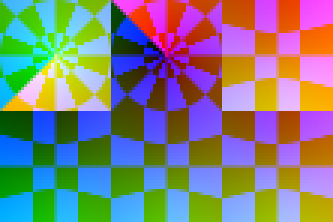
#> input picture reference/samples/pano_test_atlas_f37.png, 111 x 74 px (shown 3 times larger)
$ python sky_convert.py to-pano samples/pano_test_atlas_f37.png out.png
#> lines starting #> are read from the running program, lines starting #| are printed output that depends on the picture
#> in main, img is the input picture: shape (74, 111, 3); mean R, G, B 127.6, 127, 127.5
#!/usr/bin/env python3
"""
Convert between a Nuit / OptiFine 3:2 skybox atlas and an equirectangular panorama.

    python sky_convert.py to-pano  atlas.png pano.png  [--width 8192]
    python sky_convert.py to-atlas pano.png  atlas.png [--face 2048]

Atlas layout (face size F, atlas 3F x 2F):

    +--------+--------+--------+
    | Bottom |  Top   | South  |
    +--------+--------+--------+
    |  West  | North  |  East  |
    +--------+--------+--------+

Panorama convention (width W, height W/2):
    * x = 0 sits on the South-West cube corner, and x increases turning right
      (as seen from inside), so the strip reads  West | North | East | South.
    * Face centres land at x = W/8, 3W/8, 5W/8, 7W/8  (W, N, E, S).
      Anything centred there sits in the middle of one face, clear of every
      vertical seam, and the panorama's own left/right wrap falls on a corner.
    * y = 0 is straight up, y = H/2 the horizon, y = H straight down.

Use this script for BOTH directions. Other tools may start the panorama at a
different compass heading or mirror it, so mixing converters can rotate or
flip the result.
"""
import argparse
import numpy as np
from PIL import Image

# World axes: +x = east, +y = up, -z = north (Minecraft convention).
# Each face: centre c, image-right r, image-up u. A face pixel at normalised
# (s, t), s right and t down, both in [-1, 1], looks along d = c + s*r - t*u.
FACES = {
    #          centre        right         up           atlas (col,row)
    "bottom": ((0, -1, 0), (1, 0, 0),  (0, 0, -1), (0, 0)),
    "top":    ((0, 1, 0),  (1, 0, 0),  (0, 0, 1),  (1, 0)),
    "south":  ((0, 0, 1),  (-1, 0, 0), (0, 1, 0),  (2, 0)),
    "west":   ((-1, 0, 0), (0, 0, -1), (0, 1, 0),  (0, 1)),
    "north":  ((0, 0, -1), (1, 0, 0),  (0, 1, 0),  (1, 1)),
    "east":   ((1, 0, 0),  (0, 0, 1),  (0, 1, 0),  (2, 1)),
}
YAW0 = -135.0   # yaw (deg from north, clockwise) at panorama x = 0


def _bilinear(img, x, y, wrap_x=False):
    H, W = img.shape[:2]
    x0 = np.floor(x).astype(np.int64); y0 = np.floor(y).astype(np.int64)
    fx = (x - x0)[..., None];          fy = (y - y0)[..., None]
    x1, y1 = x0 + 1, y0 + 1
    if wrap_x:
        x0 %= W; x1 %= W
    else:
        x0 = np.clip(x0, 0, W - 1); x1 = np.clip(x1, 0, W - 1)
    y0 = np.clip(y0, 0, H - 1); y1 = np.clip(y1, 0, H - 1)
    top = img[y0, x0] * (1 - fx) + img[y0, x1] * fx
    bot = img[y1, x0] * (1 - fx) + img[y1, x1] * fx
    return top * (1 - fy) + bot * fy


def atlas_to_pano(atlas, W, chunk=256):
#> called with W = 8192, chunk = 256
    A = atlas.astype(np.float32)
    F = A.shape[1] // 3
#> F = 37
    assert A.shape[0] == 2 * F, "atlas must be exactly 3:2"
    faces = {n: A[r*F:(r+1)*F, c*F:(c+1)*F] for n, (_, _, _, (c, r)) in FACES.items()}
#> faces = 6 items
    H = W // 2
    out = np.zeros((H, W, A.shape[2]), np.float32)
    names = list(FACES)
    vec = {n: [np.array(v, np.float32) for v in FACES[n][:3]] for n in names}

    lam = np.radians(YAW0 + (np.arange(W) + 0.5) / W * 360.0)
    for y0 in range(0, H, chunk):
        ys = np.arange(y0, min(H, y0 + chunk))
        phi = np.radians(90.0 - (ys + 0.5) / H * 180.0)
        L, P = np.meshgrid(lam, phi)
        d = np.stack([np.sin(L) * np.cos(P), np.sin(P), -np.cos(L) * np.cos(P)], -1).astype(np.float32)

        best = np.full(L.shape, -np.inf, np.float32); which = np.zeros(L.shape, np.int8)
        for i, n in enumerate(names):
            k = d @ vec[n][0]
            m = k > best; best[m] = k[m]; which[m] = i

        block = np.zeros(L.shape + (A.shape[2],), np.float32)
        for i, n in enumerate(names):
            m = which == i
            if not m.any():
                continue
            c, r, u = vec[n]
            dm = d[m]
            p = dm / (dm @ c)[:, None]
            s, t = p @ r, -(p @ u)
            block[m] = _bilinear(faces[n], (s + 1) / 2 * F - 0.5, (t + 1) / 2 * F - 0.5)
        out[y0:y0 + len(ys)] = block
    return out


def pano_to_atlas(pano, F):
    P_ = pano.astype(np.float32)
    H, W = P_.shape[:2]
    out = np.zeros((2 * F, 3 * F, P_.shape[2]), np.float32)
    g = (np.arange(F) + 0.5) / F * 2 - 1
    S, T = np.meshgrid(g, g)
    for n, (c, r, u, (col, row)) in FACES.items():
        c, r, u = (np.array(v, np.float32) for v in (c, r, u))
        d = c + S[..., None] * r - T[..., None] * u
        d /= np.linalg.norm(d, axis=-1, keepdims=True)
        lam = np.degrees(np.arctan2(d[..., 0], -d[..., 2]))
        phi = np.degrees(np.arcsin(np.clip(d[..., 1], -1, 1)))
        x = ((lam - YAW0) % 360.0) / 360.0 * W - 0.5
        y = (90.0 - phi) / 180.0 * H - 0.5
        out[row*F:(row+1)*F, col*F:(col+1)*F] = _bilinear(P_, x, y, wrap_x=True)
    return out


def _save(arr, path):
#> called with arr = array of shape (4096, 8192, 3), path = 'out.png'
    Image.fromarray(np.clip(np.rint(arr), 0, 255).astype(np.uint8)).save(path)
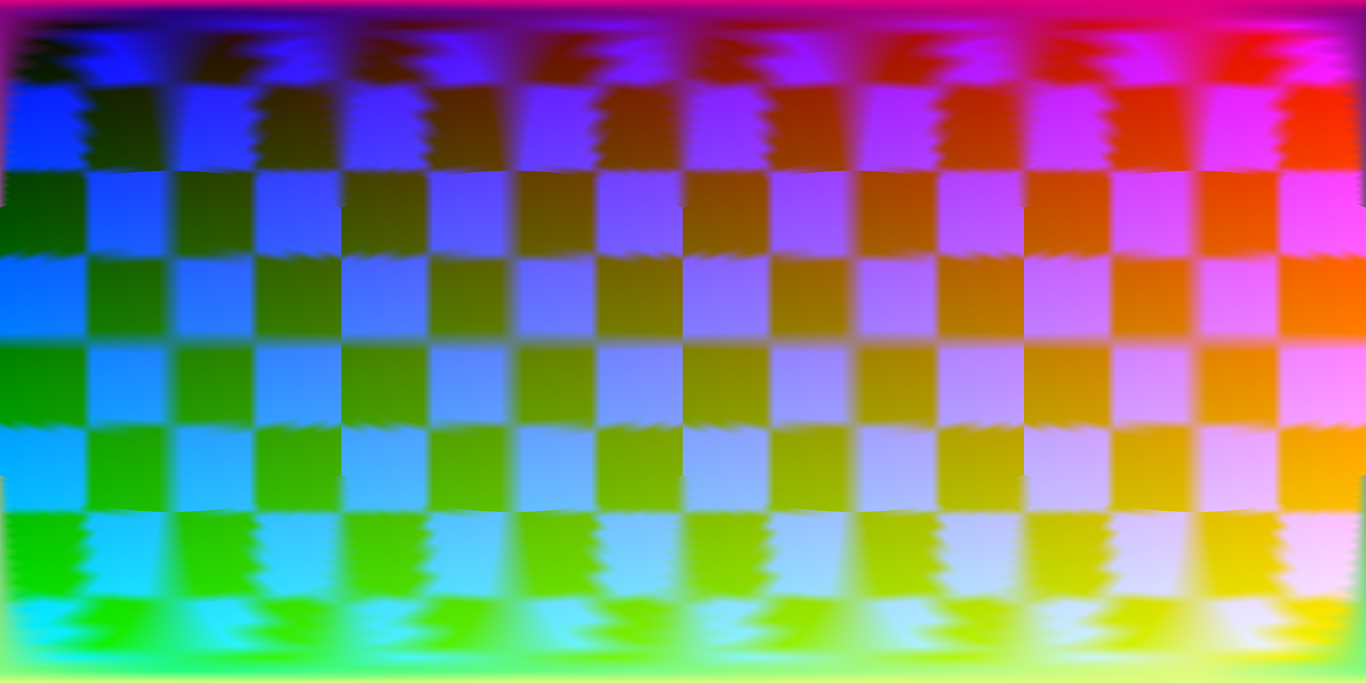
#> saved as out.png: PIL image 8192x4096 RGB (shown at 1/6 size); mean R, G, B 129.1, 127, 127.6


def main():
    ap = argparse.ArgumentParser(description=__doc__,
                                 formatter_class=argparse.RawDescriptionHelpFormatter)
    ap.add_argument("mode", choices=["to-pano", "to-atlas"])
    ap.add_argument("src"); ap.add_argument("dst")
    ap.add_argument("--width", type=int, default=8192, help="panorama width (to-pano)")
    ap.add_argument("--face", type=int, default=2048, help="face size (to-atlas)")
    a = ap.parse_args()

    img = np.asarray(Image.open(a.src).convert("RGBA"))
    img = img if img[..., 3].min() < 255 else img[..., :3]

    if a.mode == "to-pano":
        if a.width % 2:
            raise SystemExit("--width must be even")
        res = atlas_to_pano(img, a.width)
    else:
        if img.shape[1] != 2 * img.shape[0]:
            raise SystemExit(f"panorama must be exactly 2:1, got {img.shape[1]}x{img.shape[0]}")
        if 3 * a.face > 8192:
            raise SystemExit(f"face {a.face} gives a {3*a.face}-wide atlas; Nuit's limit is 8192 (face <= 2730)")
        res = pano_to_atlas(img, a.face)
    _save(res, a.dst)
    print(f"wrote {a.dst}  {res.shape[1]} x {res.shape[0]}")


if __name__ == "__main__":
#> (the run stopped early here; a loop or call above may not have finished)
